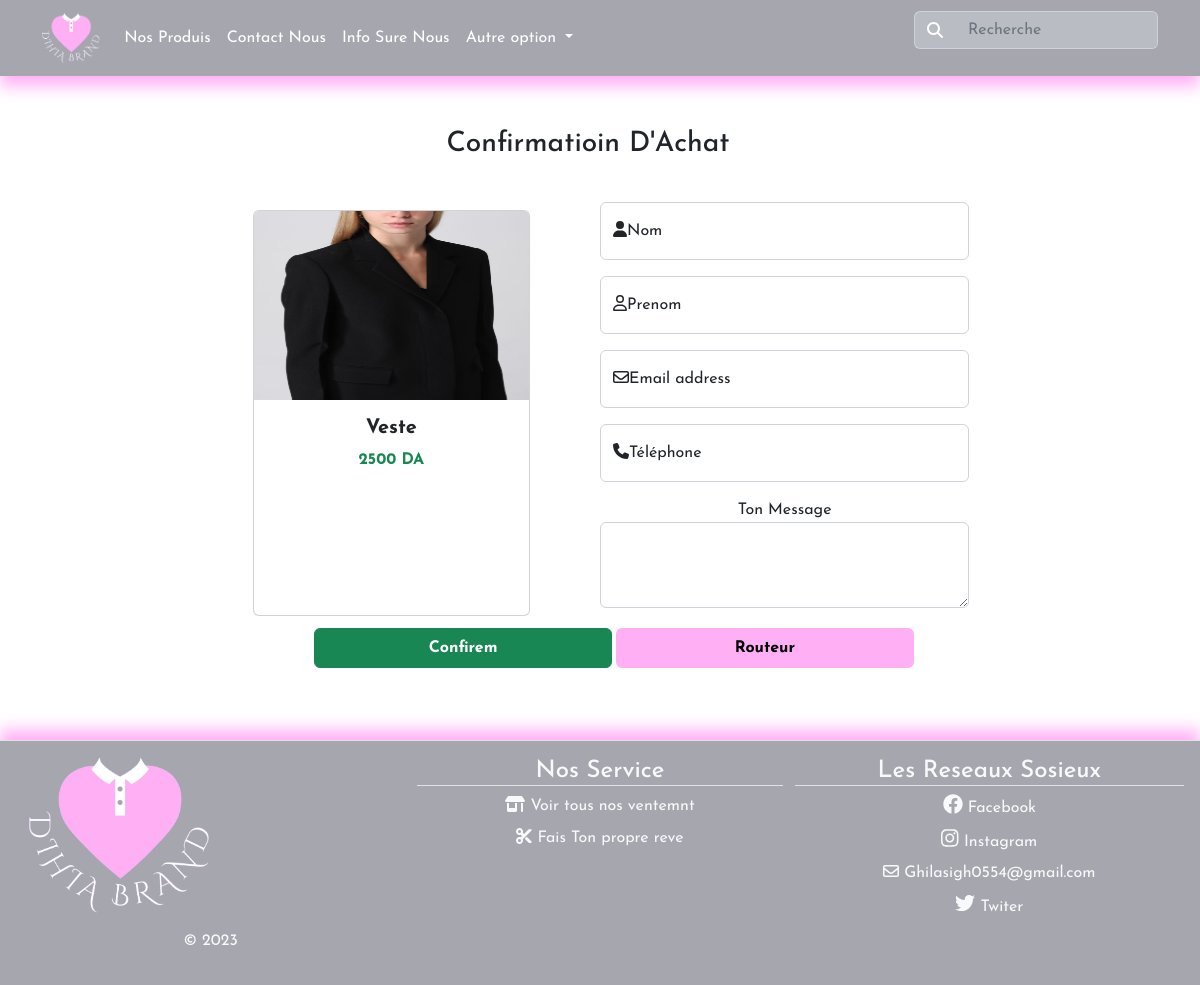
Screenshot of /val.php?id=3 with the database file from the repository.
### tables this page shows
CREATE TABLE `prods` (
  `Id` int(11) NOT NULL,
  `Name` varchar(255) NOT NULL,
  `Price` varchar(255) NOT NULL,
  `Images` varchar(255) NOT NULL
);

### val.php (the view, shortened to what this page needs)
<?php
    include("conn.php") ;
    $ID = $_GET['id'];
    $up = mysqli_query($conn , "SELECT * FROM prods WHERE Id=$ID");
    $data = mysqli_fetch_assoc($up);
?>
<!DOCTYPE html>
<html lang="en">
<head>
    <link rel="stylesheet" href="css/ContactUs.css">
    <link rel="stylesheet" href="css/bootstrap.min.css">
    <link rel="stylesheet" href="css/all.min.css">
    <link rel="stylesheet" href="css/style1.css">
    <link rel="stylesheet" href="css/val1.css">
</head>
<body class="text-center" style="font-family: 'Josefin Sans', sans-serif;">
<nav class="navbar navbar-expand-lg bg-body-tertiary d-flex">
  <div class="container">
    <a class="navbar-brand text-white fw-bold" href="index.php"><img class="image-fluid rounded" style="height: 50px;" src="images/Logo1.png" alt="" srcset=""></a>
    <div class="collapse navbar-collapse" id="navbarSupportedContent">
      <ul class="navbar-nav me-auto mb-2 mb-lg-0">
        <li class="nav-item">
          <a class="nav-link text-white" href="prods.php">Nos Produis</a>
        </li>
        <li class="nav-item">
            <a class="nav-link text-white" href="ContactUs.php">Contact Nous</a>
        </li>
        <li class="nav-item">
            <a class="nav-link text-white" href="about.php">Info Sure Nous</a>
        </li>
        <li class="nav-item dropdown">
          <a class="nav-link dropdown-toggle text-white" href="#" role="button" data-bs-toggle="dropdown" aria-expanded="false">
            Autre option
          </a>
        </li>
      </ul>
      <form class="d-flex align-self-center align-items-center" role="search">
        <div class="input-group mb-3">
            <span class="input-group-text" id="basic-addon1" style="background-color: rgba(240, 248, 255, 0.274); border-right-color: transparent !important;">  <i class="fa-solid fa-magnifying-glass text-white"></i></span>
            <input type="text" style="background-color: rgba(240, 248, 255, 0.274); border-left-color: transparent !important;" class="form-control" placeholder="Recherche" aria-label="Username" aria-describedby="basic-addon1">
        </div>
      </form>
    </div>
  </div>
</nav>
    <div class="row d-flex justify-content-center align-items-center h-100 p-1 w-100">
        <h3 class="text-dark mt-5"> Confirmatioin D'Achat </h3>
<form action="insrtcmnds.php" method="post" class="col-lg-8 p-0">
        <div class="main  p-3 w-100">
                <div class="row">
            <div class="col-lg-6 d-flex justify-content-center mb-3">
                <div class="w-75">
                    <input type="text" name="images" value="<?php echo $data['Images'] ?>"><br>
                    <div class='card text-center mt-0 pt-0 h-100 mb-3'>
                        <img src='<?php echo $data['Images'] ?>' class='card-img-top' style='height:5cm ;'>
                        <div class='card-body'>
                            <h5  style=' font-weight:bold' class='card-title text-dark'><?php echo ucfirst($data['Name']) ?></h5>
                            <p style=' font-weight:bold' class='card-text text-success'><?php echo $data['Price'] ?> DA</p>
                        </div>
                    </div>
                </div>
            </div>
            <div class="col-lg-6 mt-3">
                      <div class="form-floating mb-3">
                        <input type="text" class="form-control" name="Nom" id="floatingInput" required placeholder="name@example.com">
                        <label for="floatingInput"><i class="fa-solid fa-user"></i>Nom</label>
                      </div>
                      <div class="form-floating mb-3">
                        <input type="text" class="form-control" name="Prenom" id="floatingInput" required placeholder="name@example.com">
                        <label for="floatingInput"><i class="fa-regular fa-user"></i>Prenom</label>
                      </div>
                      <div class="form-floating mb-3">
                        <input type="email" class="form-control" name="Mail" id="floatingInput" required placeholder="name@example.com">
                        <label for="floatingInput"><i class="fa-regular fa-envelope"></i>Email address</label>
                      </div>
                      <div class="form-floating mb-3">
                        <input type="text" class="form-control" name="Phone" id="floatingInput" required placeholder="name@example.com">
                        <label for="floatingInput"><i class="fa-solid fa-phone"></i>Téléphone</label>
                      </div>
                      <div class="form-group">
                        <label for="exampleFormControlTextarea1">Ton Message</label>
                        <textarea class="form-control" name="message" id="exampleFormControlTextarea1" rows="3"></textarea>
                      </div>
            </div>
            </div>
            <div class="d-lg-flex justify-content-center mt-3 me-0 text-center ms-5">
                <div class="row w-100 d-lg-flex justify-content-center text-end btns1 position-relative">
                    <button  name="add" type="submit" class="btn btn-success m-1 fw-bold col-lg-5 me-0">Confirem</button><br>
                    <a class="btn btn-info m-1 fw-bold col-lg-5 me-0" href="prods.php"> Routeur </a>
                </div>
            </div>
        </div>
    </div>
<footer class="row border-top w-100 p-3 text-light mt-5" style="">
  <div class="col-lg-4 ">
    <a href="/" class="d-flex align-items-center mb-3 link-dark text-decoration-none">
      <img style=" height: 35%;" src="images/Logo1.png" alt="Logo" srcset="" class="w-50">
    </a>
    <p class=" text-light">&copy; 2023</p>
  </div>
  <div class="col-lg-4">
    <h4 class="border-bottom"> Nos Service</h4>
    <ul class="nav flex-column" style="padding-right: 0px !important;">
      <li class="nav-item mb-2"><a href="prods.php" class="nav-link p-0  text-light"> <i class="fa-solid fa-shop"></i> Voir tous nos ventemnt </a></li>
      <li class="nav-item mb-2"><a href="#" class="nav-link p-0  text-light"> <i class="fa-solid fa-scissors"></i> Fais Ton propre reve </a></li>
    </ul>
  </div>
  <div class="col-lg-4 p-0" >
    <h4 class="border-bottom"> Les Reseaux Sosieux</h4>
    <ul class="nav flex-column p-0" style="padding-right: 0px !important; width: 100%; overflow: hidden;">
      <li class="nav-item mb-2 w-100"><a href="#" class="nav-link p-0  text-light"> <i class="fa-brands fa-facebook fs-5"> </i> Facebook</a></li>
      <li class="nav-item mb-2"><a href="#" class="nav-link p-0  text-light"> <i class="fa-brands fa-instagram fs-5"></i> Instagram</a></li>
      <li class="nav-item mb-2 w-100"><a href="#" class="nav-link p-0  text-light"><i class="fa-regular fa-envelope"></i> Ghilasigh0554@gmail.com</a></li>
      <li class="nav-item mb-2"><a href="#" class="nav-link p-0  text-light"><i class="fa-brands fa-twitter fs-5"></i> Twiter</a></li>
    </ul>
  </div>
</footer>
</body>
</html>

### css/ContactUs.css (style rules this page uses)
:root { --pink : #ffaff4 ; --dark : #1c1a30 ; --blue : #198daa ; --Kblue : #644b75 ; }
.navbar { position: absolute; width: 100%; z-index: 5; }
.navbar form { align-items: center !important; margin-top: auto; }

### css/style1.css (style rules this page uses)
:root { --pink : #ffaff4 ; --dark : #1c1a30 ; --blue : #198daa ; --Kblue : #644b75 ; }
* { margin: 0; padding: 0; }
body { width: 100% !important; margin: auto; }
.navbar { position: absolute; width: 100%; z-index: 5; }
.navbar form { align-items: center !important; margin-top: auto; }
@media screen and (min-width:992px) { footer { background-color: #1c1a3063 !important; box-shadow: 0px -10px 15px var(--pink) !important; margin-top: 5cm !important; } }

### css/val1.css (style rules this page uses)
:root { --pink : #ffaff4 ; --dark : #1c1a30 ; --blue : #198daa ; --Kblue : #644b75 ; }
form .row a { border-color: var(--pink) !important; color: black !important; font-weight: bold !important; border-width: 2px !important; z-index: 10; background-color: var(--pink) !important; }
.navbar { background-color: #1c1a3063; position: relative !important; box-shadow: 0px 10px 15px var(--pink); }
footer { background-color: #1c1a3063; box-shadow: 0px -10px 15px var(--pink); margin-top: 5cm; margin: 0 !important; width: 100% !important; }

### val.php (style rules this page uses)
input { display: none; }

### rows the page displays
prods: Images (picture), Name "Veste", Price "2500"
